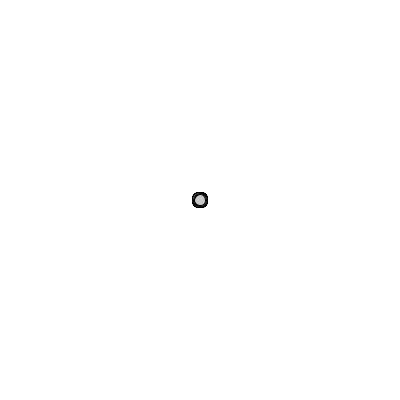
Frame 1 (no input)
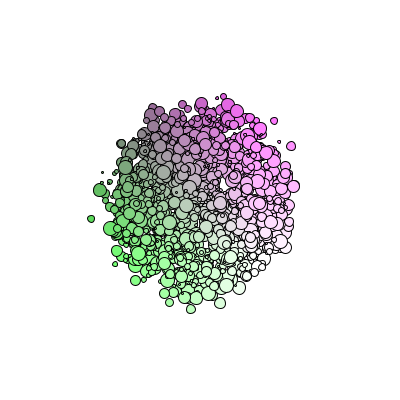
Frame 60 (the mouse pressed at the canvas centre just before this capture)
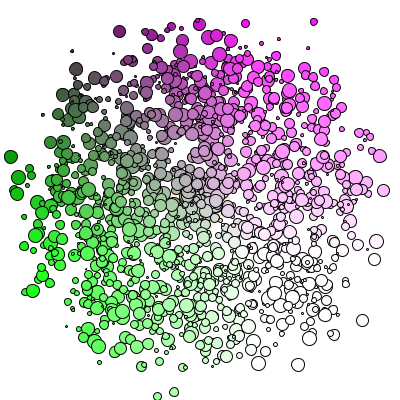
Frame 120 (the mouse held since frame 60 and released just before this capture)

The Processing sketch that drew these frames (run headless with seeded random() and noise(); from frame 60 on, the mouse is pressed at the canvas centre):

// Processing sketch: Experiment_Arrays
// ── Experiment_Arrays.pde

Dolfijn[]dolfijn = new Dolfijn[1500];
int radiuseffect; 

void setup() 
{
  size(400,400);
  
  for (int i = 0; i < dolfijn.length; i++) 
  {
    PVector locationn = new PVector(width/2,height/2);
   
    dolfijn[i] = new Dolfijn(locationn,i); 
  }
} 

void draw() 
{
  background(255);
  
   if (mousePressed == true)
   {
       if (radiuseffect < 300)
       {
          radiuseffect += 1;
       }
   } else { 
     
     if (radiuseffect > 0)
       {
          radiuseffect -= 1;
       }
   }
  
  
  noStroke();
  fill(#FFB908,40);
  ellipse(mouseX,mouseY,radiuseffect,radiuseffect);
  
  for (int i = 0; i < dolfijn.length; i++) 
  {
     PVector wind;
     float afstand = dolfijn[i].dist(dolfijn[i].location.x,dolfijn[i].location.y,mouseX,mouseY);
    
   
     if (afstand < radiuseffect/2 && dolfijn[i].location.x > dolfijn[i].radius + 15 && dolfijn[i].location.x < width - (dolfijn[i].radius + 15) && dolfijn[i].location.y < height - (dolfijn[i].radius + 15) && dolfijn[i].location.y > dolfijn[i].radius + 15)
     {
       dolfijn[i].velocity.mult(0); 
       wind = new PVector(random(-0.05,0.05),random(-0.05,0.05));
     } else {
       wind = new PVector(random(-0.5,0.5),random(-0.5,0.5));
     }

     dolfijn[i].bounce();
     dolfijn[i].addforce(wind);
     dolfijn[i].move();
     dolfijn[i].display();
  }
}
// ── Dolfijn.pde

class Dolfijn 
{
   PVector location; 
   PVector acceleration; 
   PVector velocity; 
   float topsnelheid; 
   int radius; 
  
   Dolfijn(PVector location_, int radius_) 
   { 
       topsnelheid = 2; 
       location = location_;
       radius = radius_; 
       
       if (radius > 15)
       {
          radius = int(random(2,15)); 
       }

      
       velocity = new PVector (0,0);
       acceleration = new PVector(0,0);
   }
   
   void addforce(PVector force) 
   {
     acceleration.add(force);
   }
   
   void move() 
   {
       velocity.add(acceleration); 
       location.add(velocity);   
       
       velocity.limit(topsnelheid);
       acceleration.mult(0);
   }
   
   void bounce()
   {
      if (location.x < (radius/2) || location.x > width-(radius/2))
      {
          velocity.mult(-1);
      }
      
      if (location.y < (radius/2) || location.y > height-(radius/2))
      {
         velocity.mult(-1);
      }
   }
     
   void display() 
   {
     stroke(1);
     fill(location.x,location.y,location.x);
     ellipse(location.x,location.y,radius,radius); 
   }
   
   float dist(float x1,float y1, float x2, float y2) 
   {
       float dx = x1 - x2; 
       float dy = y1 - y2; 
       float d = sqrt(dx*dx+dy*dy);
       return d; 
   }
}
